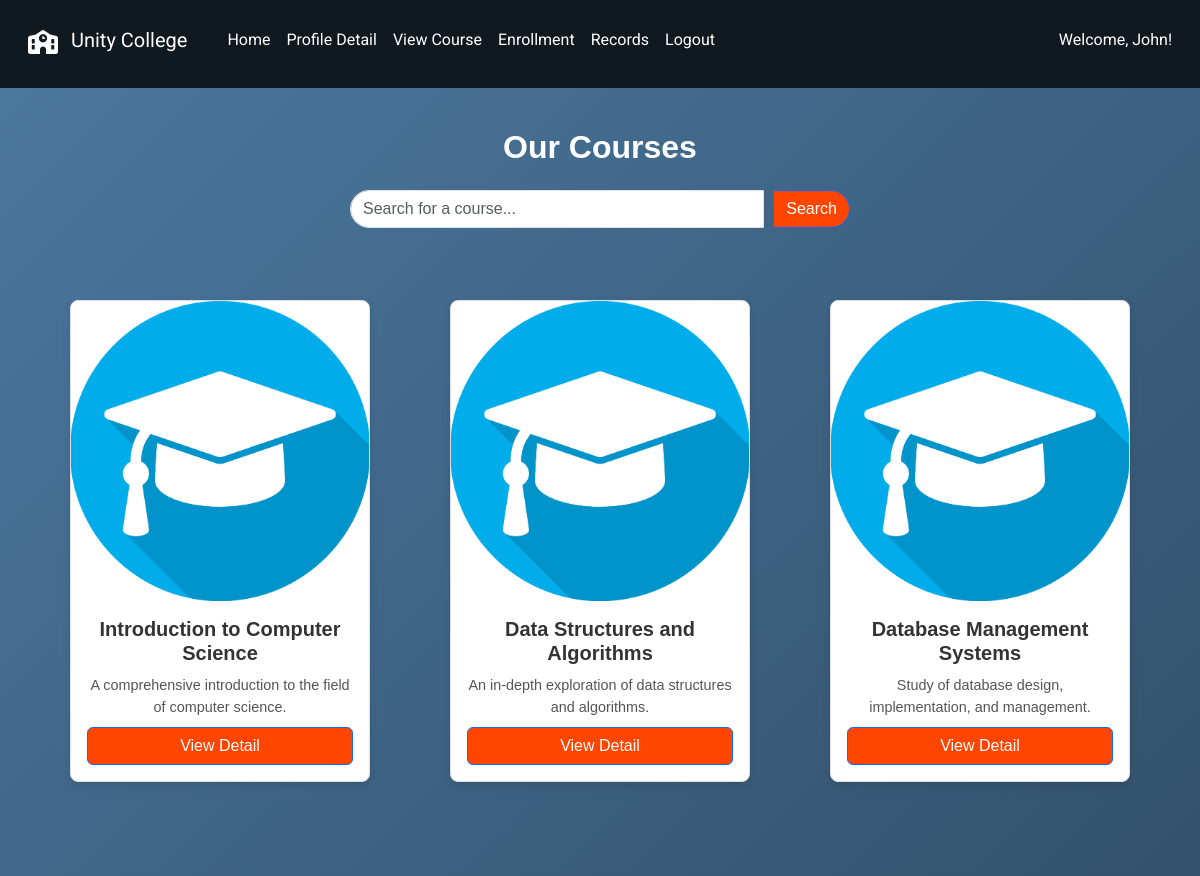
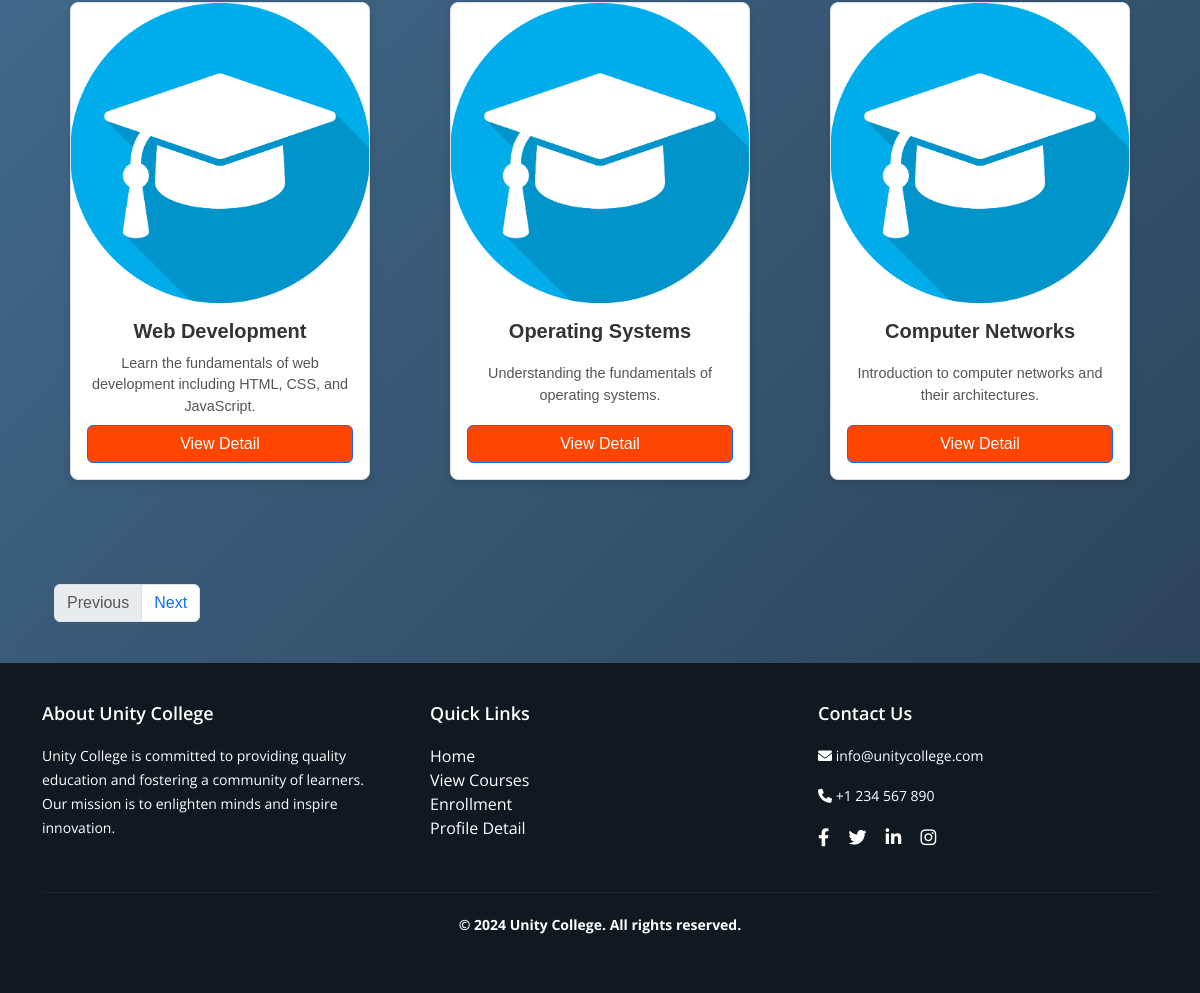
Screenshot of /student/courses (signed in) with the database file from the repository (2 pictures, top to bottom).
### tables this page shows
CREATE TABLE "course" (
    "id" INTEGER PRIMARY KEY AUTOINCREMENT,
    "name" TEXT NOT NULL,
    "image" TEXT NOT NULL,
    "description" TEXT NOT NULL,
    "credits" INTEGER NOT NULL,
    "lecturer" TEXT NOT NULL
);

### app.py (the view)
@app.route('/student/courses')
def view_courses():
    if 'username' not in session or session.get('user_type') != 'student':
        return redirect(url_for('student_login'))
    username = session.get('username')
    search_query = request.args.get('search', '')
    try:
        if search_query:
            courses = query_db("SELECT id, name, image, description FROM course WHERE name LIKE ?", ('%' + search_query + '%',))
        else:
            courses = query_db("SELECT id, name, image, description FROM course")
    except Exception as e:
        print(traceback.format_exc())
        courses = []
    return render_template('student/courses.html', courses=courses, username=username)

### dbcontroller.py (called while the page is built)
def query_db(query, args=(), one=False):
    con = sqlite3.connect('advweb.db')
    cur = con.cursor()
    cur.execute(query, args)
    rv = cur.fetchall()
    cur.close()
    con.close()
    return (rv[0] if rv else None) if one else rv

### templates/student/courses.html (shortened to what this page needs)
{% extends "/student/layout.html" %} {% block content %}
<link rel="stylesheet" href="/static/css/student/courses.css" />
<center>
  <div class="container mt-4">
    <h1 class="coursetitle mb-4">Our Courses</h1>
    <form
      method="GET"
      action="{{ url_for('view_courses') }}"
      class="search-form mb-4"
    >
      <div class="input-group">
        <input
          type="text"
          name="search"
          class="form-control"
          placeholder="Search for a course..."
          value="{{ request.args.get('search', '') }}"
        />
        <button class="btn btn-primary" type="submit">Search</button>
      </div>
    </form>
    <div id="courses-list" class="row">
      {% if courses %} {% for course in courses %}
      <div class="col-md-4 mb-4 course-item">
        <div class="card">
          <img
            src="{{ url_for('static', filename='images/courses/' + course[2]) }}"
            class="card-img-top course-img"
            alt="Course Image"
          />
          <div class="card-body">
            <h5 class="card-title">{{ course[1] }}</h5>
            <p class="card-text">{{ course[3] }}</p>
            <a
              href="{{ url_for('course_detail', course_id=course[0]) }}"
              class="btn btn-primary"
              >View Detail</a
            >
          </div>
        </div>
      </div>
      {% endfor %} {% else %}
      <p>No courses available.</p>
      {% endif %}
    </div>
    <nav aria-label="Page navigation">
      <ul class="pagination" id="pagination-controls">
        <li class="page-item" id="previous-page">
          <a class="page-link" href="javascript:void(0)">Previous</a>
        </li>
        <li class="page-item" id="next-page">
          <a class="page-link" href="javascript:void(0)">Next</a>
        </li>
      </ul>
    </nav>
  </div>
</center>
{% endblock %}

### static/css/student/layout.css (style rules this page uses)
html, body { height: 100%; margin: 0; font-family: "Open Sans", sans-serif; }
body { display: flex; flex-direction: column; }
.container { flex: 1; }
.btn-primary { background-color: #ff4500; color: #ffffff; }
body { background: linear-gradient(135deg, #4b79a1 0%, #283e51 100%) no-repeat center center fixed; }

### static/css/student/courses.css (style rules this page uses)
body { color: #333; font-family: Arial, sans-serif; margin: 0; padding: 0; }
body::before { content: ""; position: fixed; top: 0; left: 0; width: 100%; height: 100%; background-color: transparent; z-index: 0; pointer-events: none; }
.card { display: flex; flex-direction: column; width: 300px; height: 100%; border: 1px solid #ddd; border-radius: 8px; overflow: hidden; box-shadow: 0 4px 8px rgba(0, 0, 0, 0.1); background-color: #fff; }
.card-img-top { width: 100%; height: 300px; object-fit: cover; object-position: center; }
.course-item { margin-top: 3rem; }
.pagination { margin-top: 5rem; }
.card-body { padding: 1rem; flex-grow: 1; display: flex; flex-direction: column; justify-content: space-between; }
.card-title { font-size: 1.25rem; font-weight: bold; margin-bottom: 10px; color: #333; }
.card-text { font-size: 0.9rem; margin-bottom: 0.5rem; color: #555; }
.row { display: flex; flex-wrap: wrap; gap: 1.5rem; }
.col-md-4 { flex: 1 0 30%; }
.mb-4 { margin-bottom: 1.5rem !important; }
.coursetitle { color: white; font-size: 2rem; margin-bottom: 20px; text-align: center; font-weight: bold; }
.search-form { width: 100%; max-width: 500px; margin: 0 auto; }
.search-form .input-group { display: flex; gap: 10px; }
.search-form .form-control { flex: 1; border-radius: 20px 0 0 20px; }
.search-form .btn { border-radius: 0 20px 20px 0; }

### rows the page displays
course: image (picture), name "Introduction to Computer Science", description "A comprehensive introduction to the field of computer science."
course: image (picture), name "Data Structures and Algorithms", description "An in-depth exploration of data structures and algorithms."
course: image (picture), name "Database Management Systems", description "Study of database design, implementation, and management."
course: image (picture), name "Web Development", description "Learn the fundamentals of web development including HTML, CSS, and JavaScript."
course: image (picture), name "Operating Systems", description "Understanding the fundamentals of operating systems."
course: image (picture), name "Computer Networks", description "Introduction to computer networks and their architectures."

### other values shown
{{ username }} "John"
